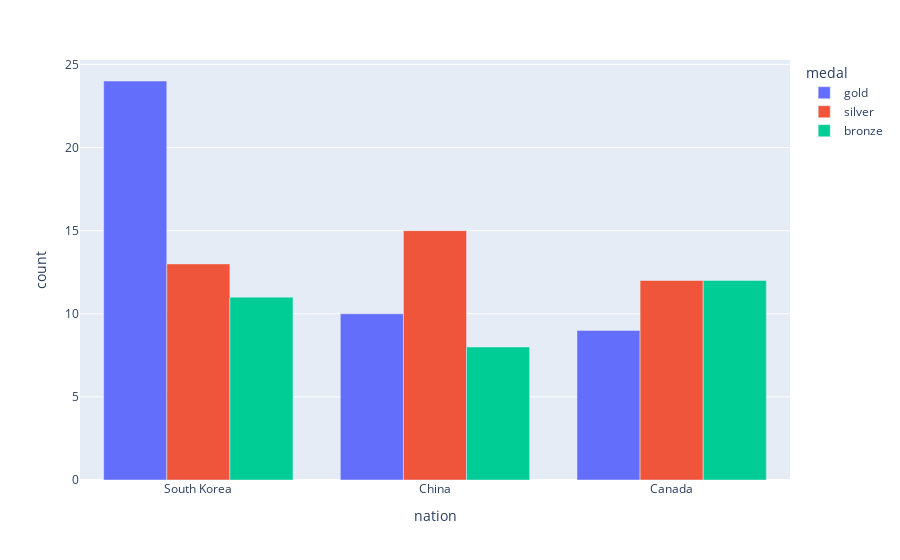

The code cell stored with this chart in its notebook:
### Markdown cell above
px

### Code cell
px.bar(
    long_df,
    x='nation',
    y='count',
    color='medal',
    barmode='group'
)

### Figure 1 — Plotly figure (JSON) as saved in the notebook; plotly's stock layout.template omitted (floating-point values rounded to 4 significant figures)
{"data": [{"alignmentgroup": "True", "hovertemplate": "medal=gold<br>nation=%{x}<br>count=%{y}<extra></extra>", "legendgroup": "gold", "marker": {"color": "#636efa", "pattern": {"shape": ""}}, "name": "gold", "offsetgroup": "gold", "orientation": "v", "showlegend": true, "textposition": "auto", "type": "bar", "x": ["South Korea", "China", "Canada"], "xaxis": "x", "y": [24, 10, 9], "yaxis": "y"}, {"alignmentgroup": "True", "hovertemplate": "medal=silver<br>nation=%{x}<br>count=%{y}<extra></extra>", "legendgroup": "silver", "marker": {"color": "#EF553B", "pattern": {"shape": ""}}, "name": "silver", "offsetgroup": "silver", "orientation": "v", "showlegend": true, "textposition": "auto", "type": "bar", "x": ["South Korea", "China", "Canada"], "xaxis": "x", "y": [13, 15, 12], "yaxis": "y"}, {"alignmentgroup": "True", "hovertemplate": "medal=bronze<br>nation=%{x}<br>count=%{y}<extra></extra>", "legendgroup": "bronze", "marker": {"color": "#00cc96", "pattern": {"shape": ""}}, "name": "bronze", "offsetgroup": "bronze", "orientation": "v", "showlegend": true, "textposition": "auto", "type": "bar", "x": ["South Korea", "China", "Canada"], "xaxis": "x", "y": [11, 8, 12], "yaxis": "y"}], "layout": {"barmode": "group", "legend": {"title": {"text": "medal"}, "tracegroupgap": 0}, "margin": {"t": 60}, "xaxis": {"anchor": "y", "domain": [0, 1], "title": {"text": "nation"}}, "yaxis": {"anchor": "x", "domain": [0, 1], "title": {"text": "count"}}}}
